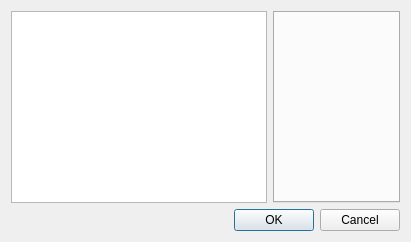
<?xml version="1.0" encoding="UTF-8"?>
<ui version="4.0">
 <class>ConfigureDialog</class>
 <widget class="QDialog" name="ConfigureDialog">
  <property name="windowTitle">
   <string>Citra Configuration</string>
  </property>
  <layout class="QVBoxLayout" name="verticalLayout">
   <item>
    <layout class="QHBoxLayout" name="horizontalLayout">
     <item>
      <widget class="QListWidget" name="selectorList">
       <property name="minimumWidth">
        <number>150</number>
       </property>
       <property name="maximumWidth">
        <number>150</number>
       </property>
      </widget>
     </item>
     <item>
      <widget class="QTabWidget" name="tabWidget">
       <property name="currentIndex">
        <number>-1</number>
       </property>
      </widget>
     </item>
    </layout>
   </item>
   <item>
    <widget class="QDialogButtonBox" name="buttonBox">
     <property name="standardButtons">
      <set>QDialogButtonBox::Cancel|QDialogButtonBox::Ok</set>
     </property>
    </widget>
   </item>
  </layout>
 </widget>
 <customwidgets>
  <customwidget>
   <class>ConfigureGeneral</class>
   <extends>QWidget</extends>
   <header>configuration/configure_general.h</header>
   <container>1</container>
  </customwidget>
  <customwidget>
   <class>ConfigureSystem</class>
   <extends>QWidget</extends>
   <header>configuration/configure_system.h</header>
   <container>1</container>
  </customwidget>
  <customwidget>
   <class>ConfigureAudio</class>
   <extends>QWidget</extends>
   <header>configuration/configure_audio.h</header>
   <container>1</container>
  </customwidget>
  <customwidget>
   <class>ConfigureCamera</class>
   <extends>QWidget</extends>
   <header>configuration/configure_camera.h</header>
   <container>1</container>
  </customwidget>
  <customwidget>
   <class>ConfigureDebug</class>
   <extends>QWidget</extends>
   <header>configuration/configure_debug.h</header>
   <container>1</container>
  </customwidget>
    <customwidget>
   <class>ConfigureStorage</class>
   <extends>QWidget</extends>
   <header>configuration/configure_storage.h</header>
   <container>1</container>
  </customwidget>
  <customwidget>
   <class>ConfigureInput</class>
   <extends>QWidget</extends>
   <header>configuration/configure_input.h</header>
   <container>1</container>
  </customwidget>
  <customwidget>
   <class>ConfigureHotkeys</class>
   <extends>QWidget</extends>
   <header>configuration/configure_hotkeys.h</header>
   <container>1</container>
  </customwidget>
  <customwidget>
   <class>ConfigureGraphics</class>
   <extends>QWidget</extends>
   <header>configuration/configure_graphics.h</header>
   <container>1</container>
  </customwidget>
  <customwidget>
   <class>ConfigureEnhancements</class>
   <extends>QWidget</extends>
   <header>configuration/configure_enhancements.h</header>
   <container>1</container>
  </customwidget>
  <customwidget>
   <class>ConfigureWeb</class>
   <extends>QWidget</extends>
   <header>configuration/configure_web.h</header>
   <container>1</container>
  </customwidget>
  <customwidget>
   <class>ConfigureUi</class>
   <extends>QWidget</extends>
   <header>configuration/configure_ui.h</header>
   <container>1</container>
  </customwidget>
 </customwidgets>
 <resources/>
 <connections>
  <connection>
   <sender>buttonBox</sender>
   <signal>accepted()</signal>
   <receiver>ConfigureDialog</receiver>
   <slot>accept()</slot>
   <hints>
    <hint type="sourcelabel">
     <x>220</x>
     <y>380</y>
    </hint>
    <hint type="destinationlabel">
     <x>220</x>
     <y>200</y>
    </hint>
   </hints>
  </connection>
  <connection>
   <sender>buttonBox</sender>
   <signal>rejected()</signal>
   <receiver>ConfigureDialog</receiver>
   <slot>reject()</slot>
   <hints>
    <hint type="sourcelabel">
     <x>220</x>
     <y>380</y>
    </hint>
    <hint type="destinationlabel">
     <x>220</x>
     <y>200</y>
    </hint>
   </hints>
  </connection>
 </connections>
</ui>
